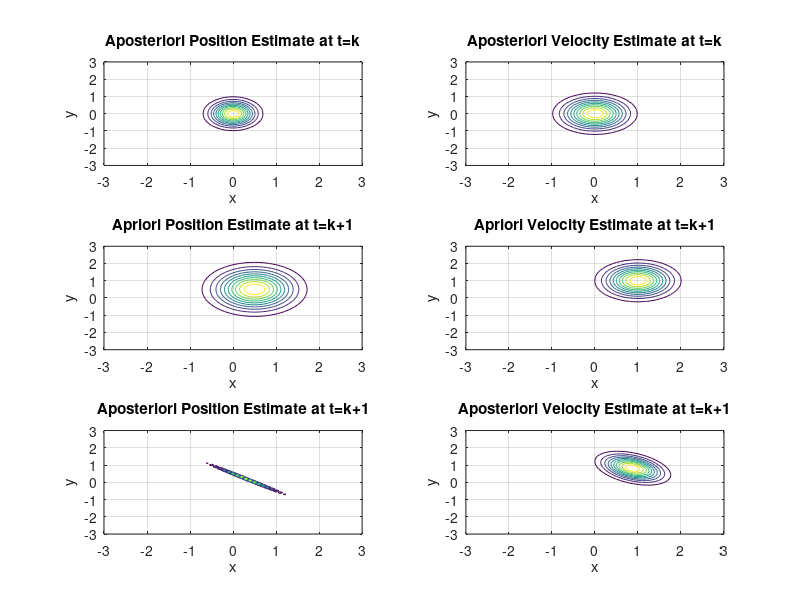

Write MATLAB code to recreate this figure.
dt = 1;
I_N = eye(4);

AxisX = -3:0.1:3;
AxisY = -3:0.1:3;
[GridX, GridY] = meshgrid(AxisX, AxisY);
tIdx1 = 1:2;
tIdx2 = 3:4;

F = [1 0 dt 0; 0 1 0 dt; 0 0 1 0; 0 0 0 1];
G = [0.5*dt^2 0; 0 0.5*dt^2; dt 0; 0 dt];
H = [1 1 0 0];

Q = [0.01 0 0 0; 0 0.01 0 0; 0 0 0.01 0; 0 0 0 0.01];
R = [1e-10];

x_pos = [0; 0; 0; 0];
u = [1; 1];
y = [0.5];

P_pos = [0.1 0 0 0; 0 0.2 0 0; 0 0 0.2 0; 0 0 0 0.3];

for i=1:1
    subplot(3, 2, 1); 
    Est_pos1 = mvnpdf([GridX(:) GridY(:)], x_pos(tIdx1)', P_pos(tIdx1,tIdx1));
    Est_pos1 = reshape(Est_pos1, length(AxisX), length(AxisY));
    contour(AxisX, AxisY, Est_pos1); grid; 
    title('Aposteriori Position Estimate at t=k');
    xlabel('x'); ylabel('y');

    subplot(3, 2, 2);
    Est_pos2 = mvnpdf([GridX(:) GridY(:)], x_pos(tIdx2)', P_pos(tIdx2,tIdx2));
    Est_pos2 = reshape(Est_pos2, length(AxisX), length(AxisY));
    contour(AxisX, AxisY, Est_pos2); grid; title('Aposteriori Velocity Estimate at t=k');
    xlabel('x'); ylabel('y');

    x_pri = F*x_pos+G*u;
    P_pri = F * P_pos * F' + Q;
    
    subplot(3, 2, 3); grid;
    Est_pri1 = mvnpdf([GridX(:) GridY(:)], x_pri(tIdx1)', P_pri(tIdx1,tIdx1));
    Est_pri1 = reshape(Est_pri1, length(AxisX), length(AxisY));
    contour(AxisX, AxisY, Est_pri1); grid; title('Apriori Position Estimate at t=k+1');
    xlabel('x'); ylabel('y');

    subplot(3, 2, 4); grid;
    Est_pri2 = mvnpdf([GridX(:) GridY(:)], x_pri(tIdx2)', P_pri(tIdx2,tIdx2));
    Est_pri2 = reshape(Est_pri2, length(AxisX), length(AxisY));
    contour(AxisX, AxisY, Est_pri2); grid; title('Apriori Velocity Estimate at t=k+1');
    xlabel('x'); ylabel('y');

    res = y - H*x_pri;
    K = P_pri*H'*(H*P_pri*H'+R)^-1;
    x_pos = x_pri + K*res;
    P_pos = (I_N - K*H)*P_pri;
    subplot(3, 2, 5); 
    Est_pos = mvnpdf([GridX(:) GridY(:)], x_pos(tIdx1)', P_pos(tIdx1,tIdx1));
    Est_pos = reshape(Est_pos, length(AxisX), length(AxisY));
    contour(AxisX, AxisY, Est_pos); grid; title('Aposteriori Position Estimate at t=k+1');
    xlabel('x'); ylabel('y');

    subplot(3, 2, 6);
    Est_pos2 = mvnpdf([GridX(:) GridY(:)], x_pos(tIdx2)', P_pos(tIdx2,tIdx2));
    Est_pos2 = reshape(Est_pos2, length(AxisX), length(AxisY));
    contour(AxisX, AxisY, Est_pos2); grid; title('Aposteriori Velocity Estimate at t=k+1');
    xlabel('x'); ylabel('y');
end